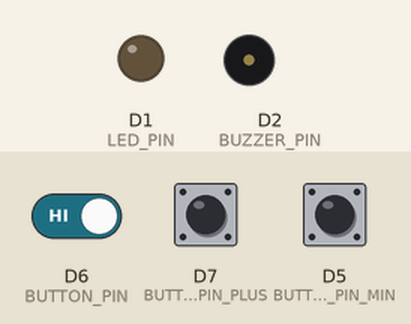
A sketch run on a simulated ESP8266 (NodeMCU). Shown: output pins drawn as LEDs (lit = HIGH), buzzer (waves = sounding). Dashed ring = blinking. Inputs (shaded band) come from the test bench; at power-on: D7 (BUTTON_PIN_PLUS) HIGH, D5 (BUTTON_PIN_MIN) HIGH, D6 (BUTTON_PIN) HIGH. WiFi joins after 1.5 s; servers stay silent unless stated; what the sketch prints to the serial monitor is not drawn.

Above: at 3.2 s.
3.3 s: D7 (BUTTON_PIN_PLUS) pulled LOW for 1 s
At 3.6 s:
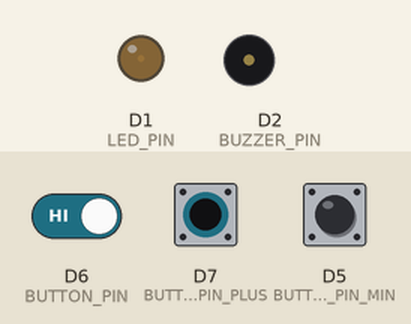
5.8 s: D5 (BUTTON_PIN_MIN) pulled LOW for 1 s
At 6.1 s:
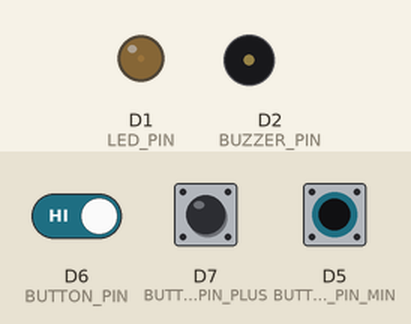
8.3 s: D7 (BUTTON_PIN_PLUS) pulled LOW for 0.15 s
At 9.0 s:
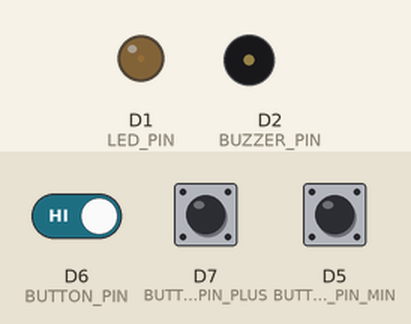
9.9 s: D5 (BUTTON_PIN_MIN) pulled LOW for 0.15 s
At 10.2 s:
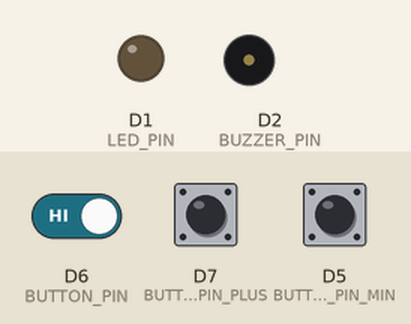
11.5 s: D6 (BUTTON_PIN) driven LOW and D7 (BUTTON_PIN_PLUS) driven LOW and D5 (BUTTON_PIN_MIN) driven LOW
At 13.3 s:
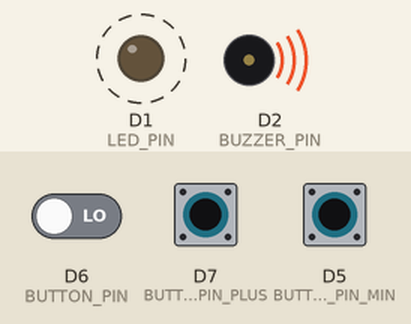
14.5 s: D5 (BUTTON_PIN_MIN) driven HIGH
Timing chart, 0 to 33.8 s (numbered marks = the images above; inputs shaded):
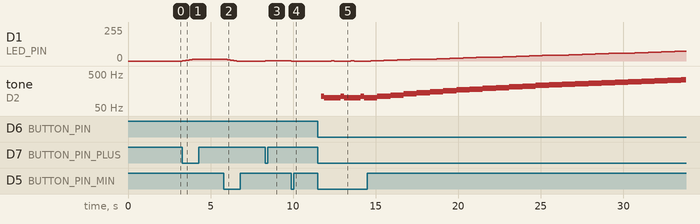

Measured:
- after the input at 3.3 s, D1 (LED_PIN): moves from 0/255 to 15/255 over 0.80 s, starting at once
- after the input at 5.8 s, D1 (LED_PIN): moves from 15/255 to 0/255 over 0.80 s, starting at once
- after the input at 8.3 s, D1 (LED_PIN): 0/255 → 3/255 at once
- after the input at 9.9 s, D1 (LED_PIN): 3/255 → 0/255 at once
- after the input at 11.5 s, D1 (LED_PIN): alternates 3/255 for 0.20 s and 0/255 for 1.0 s, starting after 0.80 s; tone on D2 (BUZZER_PIN): alternates 110 Hz for 0.20 s and 100 Hz for 1.0 s, starting after 0.20 s

The sketch:

posttest2-praktikum-iot-unmul.ino
```cpp
#include <ESP8266WiFi.h>
#include <WiFiClient.h>
#include <ESP8266WebServer.h>

// Define pins
const int BUZZER_PIN = D2;
const int LED_PIN = D1;
const int BUTTON_PIN_PLUS = D7;
const int BUTTON_PIN = D6;
const int BUTTON_PIN_MIN = D5;

// Define variables
int buttonState = 0;
int buttonPlus = 0;
int buttonMin = 0;

int light = 0;
int buzzer = 100;
String mode = "lampu";

const char* ssid = "AL";
const char* password = "112345678";

ESP8266WebServer server(80);

void setup() {
  Serial.begin(115200);

  WiFi.begin(ssid, password);
  while (WiFi.status() != WL_CONNECTED) {
    delay(1000);
    Serial.println("Connecting to WiFi");
  }
  Serial.println("Connected to WiFi");
  Serial.println(WiFi.localIP());

  server.on("/", handle);
  server.begin();

  // Initialize pins
  pinMode(BUZZER_PIN, OUTPUT);
  pinMode(LED_PIN, OUTPUT);
  pinMode(BUTTON_PIN, INPUT_PULLUP);
  pinMode(BUTTON_PIN_PLUS, INPUT_PULLUP);
  pinMode(BUTTON_PIN_MIN, INPUT_PULLUP);
}

void loop() {
  mainProgram();
  server.handleClient();
}

void handle() {
  String strLed = String(light);
  String strBuzzer = String(buzzer);
  String response = "<html><body><h1><center>Posttest 2 IoT</center></h1><h2>LED State: " + strLed + "</h2><br><h2>Buzzer State: " + strBuzzer + "</h2></body></html>";
  server.send(200, "text/html", response);
}

void mainProgram(){
  // Check button state
  buttonState = digitalRead(BUTTON_PIN);
  buttonPlus = digitalRead(BUTTON_PIN_PLUS);
  buttonMin = digitalRead(BUTTON_PIN_MIN);

  // If button is pressed, turn on LED and buzzer
  if (buttonState == LOW) {
    if (mode == "lampu") {
      mode = "buzzer";
      delay(200);
    } else {
      mode = "lampu";
      delay(200);
    }
  }
  if (buttonPlus == LOW) {
    if (mode == "lampu") {
      if (light > 246) {
        light = 249;
        analogWrite(LED_PIN, light);
        delay(200);
      } else {
        light += 3;
        analogWrite(LED_PIN, light);
        delay(200);
      }
    } else {
      if (buzzer > 2490) {
        buzzer = 2500;
        tone(BUZZER_PIN, buzzer);
        delay(200);
      } else {
        buzzer += 10;
        tone(BUZZER_PIN, buzzer);
        delay(200);
      }
    }
  }
  if (buttonMin == LOW) {
    if (mode == "lampu") {
      if (light > 3) {
        light -= 3;
        analogWrite(LED_PIN, light);
        delay(200);
      } else {
        light = 0;
        analogWrite(LED_PIN, light);
        delay(200);
      }
    } else {
      if (buzzer > 110) {
        buzzer -= 10;
        tone(BUZZER_PIN, buzzer);
        delay(200);
      } else {
        buzzer = 100;
        tone(BUZZER_PIN, buzzer);
        delay(200);
      }
    }
  }
}
```
